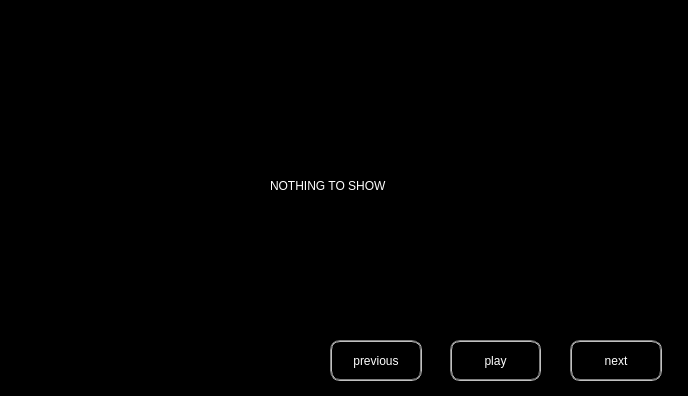
<?xml version="1.0" encoding="UTF-8"?>
<ui version="4.0">
 <class>Widget</class>
 <widget class="QWidget" name="Widget">
  <property name="geometry">
   <rect>
    <x>0</x>
    <y>0</y>
    <width>688</width>
    <height>396</height>
   </rect>
  </property>
  <property name="windowTitle">
   <string>Widget</string>
  </property>
  <property name="styleSheet">
   <string notr="true">background-color: rgb(0, 0, 0);</string>
  </property>
  <widget class="QPushButton" name="pushButton_play">
   <property name="geometry">
    <rect>
     <x>450</x>
     <y>340</y>
     <width>91</width>
     <height>41</height>
    </rect>
   </property>
   <property name="styleSheet">
    <string notr="true">color: rgb(255, 255, 255);
font: italic 14pt &quot;URW Palladio L&quot;;
border:2px groove gray;
border-radius:10px 10px;
padding:2px 4px;</string>
   </property>
   <property name="text">
    <string>play</string>
   </property>
  </widget>
  <widget class="QLabel" name="label">
   <property name="geometry">
    <rect>
     <x>230</x>
     <y>120</y>
     <width>361</width>
     <height>131</height>
    </rect>
   </property>
   <property name="styleSheet">
    <string notr="true">margin:o auto;
color: rgb(255, 255, 255);
font: italic 18pt &quot;URW Bookman L&quot;;</string>
   </property>
   <property name="text">
    <string>NOTHING TO SHOW</string>
   </property>
  </widget>
  <widget class="QPushButton" name="pushButton">
   <property name="geometry">
    <rect>
     <x>570</x>
     <y>340</y>
     <width>92</width>
     <height>41</height>
    </rect>
   </property>
   <property name="styleSheet">
    <string notr="true">color: rgb(255, 255, 255);
font: italic 14pt &quot;URW Palladio L&quot;;
border:2px groove gray;
border-radius:10px 10px;
padding:2px 4px;</string>
   </property>
   <property name="text">
    <string>next</string>
   </property>
  </widget>
  <widget class="QPushButton" name="pushButton_2">
   <property name="geometry">
    <rect>
     <x>330</x>
     <y>340</y>
     <width>92</width>
     <height>41</height>
    </rect>
   </property>
   <property name="styleSheet">
    <string notr="true">color: rgb(255, 255, 255);
font: italic 14pt &quot;URW Palladio L&quot;;
border:2px groove gray;
border-radius:10px 10px;
padding:2px 4px;</string>
   </property>
   <property name="text">
    <string>previous</string>
   </property>
  </widget>
  <zorder>label</zorder>
  <zorder>pushButton_play</zorder>
  <zorder>pushButton_2</zorder>
  <zorder>pushButton</zorder>
 </widget>
 <layoutdefault spacing="6" margin="11"/>
 <resources/>
 <connections/>
</ui>
